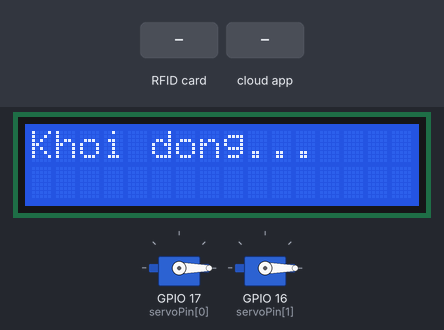
The sketch below on a simulated ESP32. Shown: 16×2 character LCD, 2 × servo. Wiring (inferred from the names in the program): 4 × IR receiver: data GPIO 13 / data GPIO 14 / data GPIO 15 / data GPIO 27. The inputs (shaded band) are chosen by the test bench. WiFi joins after 1.5 s; servers stay silent unless stated; the Firebase database answers and starts empty; what the sketch prints to the serial monitor is not drawn.

Above: at 1.9 s.
At 4.3 s:
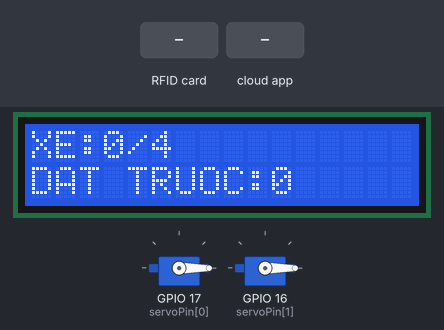
4.4 s: RFID card 12 34 67 89 held to the reader
At 5.3 s:
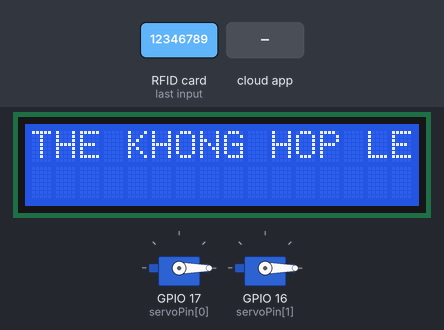
7.5 s: the phone or cloud app sets reserved to 1
At 8.3 s:
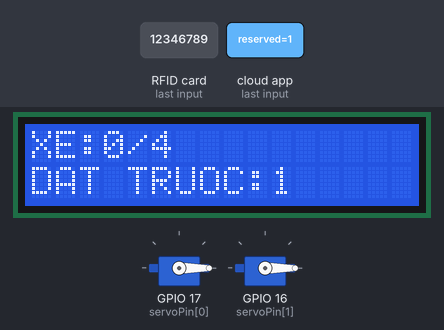
9.4 s: RFID card 5E 7A 19 C4 held to the reader
At 9.9 s:
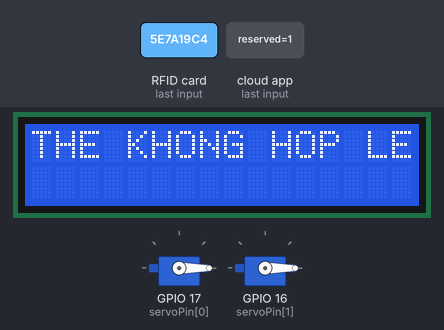
Timing chart, 0 to 12.4 s (numbered marks = the images above; inputs shaded):
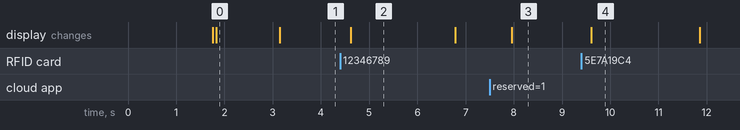

The sketch:

parking.ino
```cpp
#include <WiFi.h>
#include <Firebase_ESP_Client.h>
#include <MFRC522.h>
#include <SPI.h>
#include <Wire.h>
#include <hd44780.h>
#include <hd44780ioClass/hd44780_I2Cexp.h>
#include <ESP32Servo.h>

// ==================== CẤU HÌNH ====================
const unsigned long DEBOUNCE_DELAY = 4000;

// WiFi
const char* ssid = "nini";
const char* password = "12346789";

// Firebase
const char* api_key = "AIzaSyAg9ZluFU8P-sMa87sippruKX8ZVLD-aCA";
const char* db_url = "https://parking-app-flutter-e7493-default-rtdb.firebaseio.com/";
FirebaseData fbdo;
FirebaseAuth auth;
FirebaseConfig config;

// RFID
#define SS_PIN_RA   4
#define SS_PIN_VAO  5
#define RST_PIN_RA  25
#define RST_PIN_VAO 26
MFRC522 rfid_ra(SS_PIN_RA, RST_PIN_RA);
MFRC522 rfid_vao(SS_PIN_VAO, RST_PIN_VAO);

// Đếm xe trong bãi (dựa hoàn toàn vào IR)
int occupied = 0;
int reserved = 0;
const int TOTAL_SLOTS = 4;

// LCD + thông báo tạm
hd44780_I2Cexp lcd;
unsigned long showMessageUntil = 0;   // thời điểm hết hiển thị thông báo

// Servo
const uint8_t servoPin[2] = {17, 16};  // 17=RA, 16=VAO
Servo servo[2];

// 4 cảm biến IR hiện có (LOW = có xe)
const uint8_t irPin[4] = {13, 15, 14, 27};
int lastIrCount = 0;                  // số lượng IR bị che lần trước

// RFID buffer + chống quét trùng
String lastScannedUID = "";
unsigned long lastScanTime = 0;
char rfidBuf[32];
void show(const String &msg, uint16_t ms = 2000);
void fetchReserved() {
  if (Firebase.RTDB.getInt(&fbdo, "/parking/reserved")) {
    reserved = fbdo.to<int>();
    reserved = constrain(reserved, 0, TOTAL_SLOTS);
  }
}

// ==================== SETUP ====================
void setup() {
  Serial.begin(115200);
  Serial.println("\n=== PARKING - CHI DEM TONG (IR) ===");

  // WiFi
  WiFi.begin(ssid, password);
  while (WiFi.status() != WL_CONNECTED) delay(500);
  Serial.println("WiFi Connected!");

  // Firebase
  config.api_key = api_key;
  config.database_url = db_url;
  Firebase.signUp(&config, &auth, "", "");
  Firebase.begin(&config, &auth);
  Firebase.reconnectWiFi(true);
  fetchReserved();

  // RFID
  SPI.begin();
  pinMode(RST_PIN_RA, OUTPUT);
  pinMode(RST_PIN_VAO, OUTPUT);
  digitalWrite(RST_PIN_RA, HIGH);
  digitalWrite(RST_PIN_VAO, HIGH);
  rfid_ra.PCD_Init();
  rfid_vao.PCD_Init();

  // LCD
  Wire.begin();
  lcd.begin(16, 2);
  lcd.backlight();
  lcd.print("Khoi dong...");

  // Servo
  servo[0].attach(servoPin[0]);
  servo[1].attach(servoPin[1]);
  servo[0].write(0);
  servo[1].write(0);

  // IR
  for (int i = 0; i < 4; i++) {
    pinMode(irPin[i], INPUT_PULLUP);
  }

  // Lấy giá trị occupied ban đầu từ Firebase (phòng khi reset)
  if (Firebase.RTDB.getInt(&fbdo, "/parking/occupied")) {
    occupied = fbdo.to<int>();
    occupied = constrain(occupied, 0, 4);
  }

  delay(1000);
  updateLCD();
}

// ==================== LOOP ====================
void loop() {
  if (!Firebase.ready()) return;

  // ===== ĐẾM XE BẰNG 4 CẢM BIẾN IR (chính xác nhất) =====
  int currentCount = 0;
  for (int i = 0; i < 4; i++) {
    if (digitalRead(irPin[i]) == LOW) currentCount++;   // có xe che cảm biến
  }

  if (currentCount != lastIrCount) {
    occupied = currentCount;
    Firebase.RTDB.setInt(&fbdo, "/parking/occupied", occupied);
    Serial.println("IR count -> occupied = " + String(occupied));
    lastIrCount = currentCount;
    updateLCD();
  }

  // ===== RFID CỔNG RA =====
  digitalWrite(SS_PIN_RA, LOW);
  rfid_ra.PCD_Init();
  if (rfid_ra.PICC_IsNewCardPresent() && rfid_ra.PICC_ReadCardSerial()) {
    getRFID(rfid_ra);
    String uid = String(rfidBuf);

    if (uid == lastScannedUID && millis() - lastScanTime < DEBOUNCE_DELAY) {
      rfid_ra.PICC_HaltA();
      digitalWrite(SS_PIN_RA, HIGH);
    } else {
      lastScannedUID = uid;
      lastScanTime = millis();

      if (checkUser() && isCarInParking(uid)) {
        show("CHAO TAM BIET!", 2000);
        openGate(0);
        removeCarFromParking(uid);
      } else {
        show("THE KHONG HOP LE", 2000);
      }
      rfid_ra.PICC_HaltA();
    }
  }
  digitalWrite(SS_PIN_RA, HIGH);

  // ===== RFID CỔNG VÀO =====
  digitalWrite(SS_PIN_VAO, LOW);
  rfid_vao.PCD_Init();
  if (rfid_vao.PICC_IsNewCardPresent() && rfid_vao.PICC_ReadCardSerial()) {
    getRFID(rfid_vao);
    String uid = String(rfidBuf);

    if (uid == lastScannedUID && millis() - lastScanTime < DEBOUNCE_DELAY) {
      rfid_vao.PICC_HaltA();
      digitalWrite(SS_PIN_VAO, HIGH);
    } else {
      lastScannedUID = uid;
      lastScanTime = millis();

      if (!checkUser()) {
        show("THE KHONG HOP LE", 2000);
      } else if (occupied >= TOTAL_SLOTS) {
        show("BAI DA DAY!", 3000);
      } else {
        show("CHAO MUNG VAO!", 2000);
        openGate(1);
        addCarToParking(uid);
      }
      rfid_vao.PICC_HaltA();
    }
  }
  digitalWrite(SS_PIN_VAO, HIGH);

  // Cập nhật LCD định kỳ
  updateLCD();
  delay(50);
}

// ==================== CÁC HÀM HỖ TRỢ ====================
// Hiển thị thông báo tạm thời
void show(const String &msg, uint16_t ms) {
  showMessageUntil = millis() + ms;
  lcd.clear();
  lcd.setCursor(0, 0);
  String line1 = msg.substring(0, 16);
  lcd.print(line1);
  if (msg.length() > 16) {
    lcd.setCursor(0, 1);
    lcd.print(msg.substring(16, 32));
  }
  Serial.println("[LCD] " + msg);
}

// Cập nhật LCD (trừ khi đang hiển thị thông báo)
void updateLCD() {
  if (millis() < showMessageUntil) return;

  static unsigned long last = 0;
  if (millis() - last < 1000) return;
  last = millis();

  // Lấy lại reserved từ Firebase mỗi giây
  fetchReserved();

  lcd.clear();
  lcd.setCursor(0, 0);
  lcd.print("XE:");
  lcd.print(occupied);
  lcd.print("/");
  lcd.print(TOTAL_SLOTS);

  lcd.setCursor(0, 1);
  lcd.print("DAT TRUOC:");
  lcd.print(reserved);
}


// Mở cổng
void openGate(uint8_t gate) {  // 0=RA, 1=VAO
  digitalWrite(gate == 0 ? RST_PIN_RA : RST_PIN_VAO, HIGH);
  servo[gate].write(90);
  delay(3000);
  servo[gate].write(0);
  digitalWrite(gate == 0 ? RST_PIN_RA : RST_PIN_VAO, LOW);
}

// Lấy UID thẻ
void getRFID(MFRC522 &rfid) {
  memset(rfidBuf, 0, sizeof(rfidBuf));
  for (byte i = 0; i < rfid.uid.size; i++) {
    if (rfid.uid.uidByte[i] < 0x10) strcat(rfidBuf, "0");
    char tmp[3];
    sprintf(tmp, "%X", rfid.uid.uidByte[i]);
    strcat(rfidBuf, tmp);
  }
}

// Kiểm tra thẻ có trong danh sách users không
bool checkUser() {
  if (!Firebase.RTDB.getJSON(&fbdo, "/users")) return false;
  FirebaseJson &json = fbdo.jsonObject();
  size_t len = json.iteratorBegin();
  for (size_t i = 0; i < len; i++) {
    String key, val; int type;
    json.iteratorGet(i, type, key, val);
    if (type == FirebaseJson::JSON_OBJECT) {
      FirebaseJsonData data;
      if (json.get(data, key + "/rfidUid") && data.to<String>() == rfidBuf) {
        json.iteratorEnd();
        return true;
      }
    }
  }
  json.iteratorEnd();
  return false;
}

// Kiểm tra xe đang trong bãi chưa
bool isCarInParking(const String& uid) {
  String path = "/parkingStatus/" + uid;
  return Firebase.RTDB.getBool(&fbdo, path) ? fbdo.to<bool>() : false;
}

// Thêm/Xóa xe khỏi parkingStatus
void addCarToParking(const String& uid) {
  Firebase.RTDB.setBool(&fbdo, "/parkingStatus/" + uid, true);
}


void removeCarFromParking(const String& uid) {
  Firebase.RTDB.deleteNode(&fbdo, "/parkingStatus/" + uid);
}
```

Measured:
- after the input at 4.4 s, the display: changes after 0.22 s (image 2)
- after the input at 7.5 s, the display: changes after 0.46 s (image 3)
- after the input at 9.4 s, the display: changes after 0.21 s (image 4)
- what the display in image 0 shows lasts 1.3 s, from 1.8 s to 3.1 s
- what the display in image 2 shows lasts 2.2 s, from 4.6 s to 6.8 s
